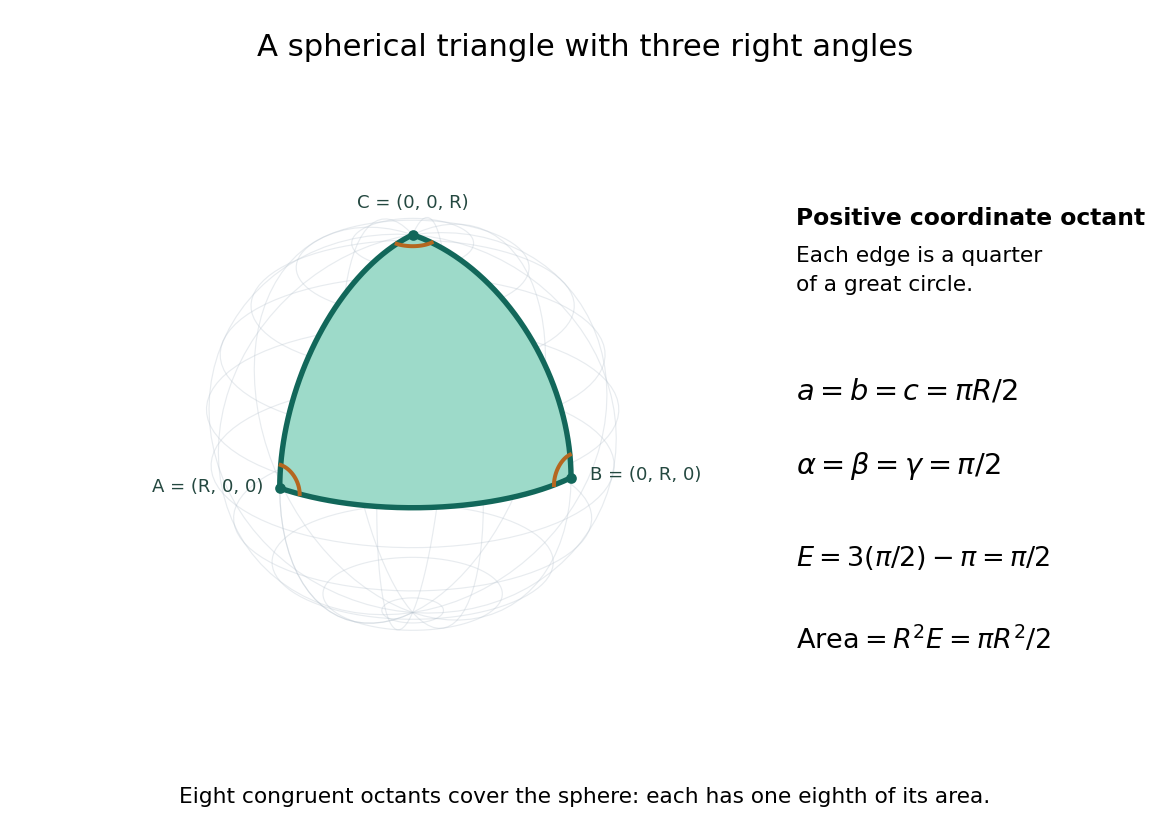

Write Python code to recreate this figure.
"""Draw a great-circle octant triangle; write an opaque PNG to the cwd.

Tested with Python 3.14, NumPy 2.3.5 and Matplotlib 3.10.7.
"""

from pathlib import Path

import matplotlib.pyplot as plt
import numpy as np


def main():
    vertices = np.eye(3)
    # The outgoing tangents at each vertex are the other two coordinate vectors.
    for i in range(3):
        j, k = [v for v in range(3) if v != i]
        assert np.isclose(np.dot(vertices[j], vertices[k]), 0)
    central_angles = np.arccos(vertices @ vertices.T)
    assert np.allclose(central_angles[np.triu_indices(3, 1)], np.pi / 2)
    excess = 3 * np.pi / 2 - np.pi
    assert np.isclose(excess, 4 * np.pi / 8)
    # Independently integrate sin(theta) dtheta dphi over the octant.
    theta_edges = np.linspace(0, np.pi / 2, 2001)
    theta_mid = (theta_edges[:-1] + theta_edges[1:]) / 2
    area = np.sum(np.sin(theta_mid) * np.diff(theta_edges)) * np.pi / 2
    assert np.isclose(area, np.pi / 2, rtol=1e-7)

    plt.rcParams.update({'font.size': 12})
    fig = plt.figure(figsize=(9, 6.4), facecolor='white')
    ax = fig.add_axes([.00, .08, .69, .80], projection='3d', computed_zorder=False)
    ax.set_facecolor('white')
    ax.set_proj_type('ortho')
    ax.view_init(elev=24, azim=40)
    ax.set_box_aspect((1, 1, 1), zoom=1.17)
    ax.set(xlim=(-1.12, 1.12), ylim=(-1.12, 1.12), zlim=(-1.12, 1.12))
    ax.set_axis_off()

    longitude = np.linspace(0, 2 * np.pi, 85)
    colatitude = np.linspace(0, np.pi, 43)
    phi, theta = np.meshgrid(longitude, colatitude)
    ax.plot_wireframe(np.sin(theta) * np.cos(phi), np.sin(theta) * np.sin(phi),
                      np.cos(theta), rstride=4, cstride=7, color='#b7c3ce', alpha=.32, lw=.65, zorder=1)
    phi, theta = np.meshgrid(np.linspace(0, np.pi / 2, 65), np.linspace(0, np.pi / 2, 65))
    ax.plot_surface(np.sin(theta) * np.cos(phi), np.sin(theta) * np.sin(phi),
                    np.cos(theta), color='#9ddac9', shade=False, alpha=1, linewidth=0,
                    rcount=65, ccount=65, antialiased=False, zorder=2)
    t = np.linspace(0, np.pi / 2, 200)
    for curve in [(np.cos(t), np.sin(t), np.zeros_like(t)),
                  (np.cos(t), np.zeros_like(t), np.sin(t)),
                  (np.zeros_like(t), np.cos(t), np.sin(t))]:
        assert np.allclose(np.sum(np.array(curve)**2, axis=0), 1)
        ax.plot(*curve, color='#12675a', lw=3, zorder=4)
    # Small angle arcs lie on the sphere between the two edge tangents.
    eps = .12
    arc_t = np.linspace(0, np.pi / 2, 40)
    for i in range(3):
        j, k = [v for v in range(3) if v != i]
        arc = (np.cos(eps) * vertices[i, :, None]
               + np.sin(eps) * (vertices[j, :, None] * np.cos(arc_t)
                               + vertices[k, :, None] * np.sin(arc_t)))
        ax.plot(*arc, color='#b56720', lw=2.2, zorder=5)
    labels = ['A = (R, 0, 0)', 'B = (0, R, 0)', 'C = (0, 0, R)']
    for vertex, label, align in zip(vertices, labels, ['right', 'left', 'center']):
        ax.scatter(*vertex, color='#12675a', s=24, depthshade=False, zorder=6)
        ax.text(*(1.12 * vertex), label, ha=align, va='bottom', fontsize=10,
                color='#244840', zorder=7)

    fig.suptitle('A spherical triangle with three right angles', fontsize=17, y=.96)
    fig.text(.68, .73, 'Positive coordinate octant', fontsize=13, weight='bold')
    fig.text(.68, .65, 'Each edge is a quarter\nof a great circle.', linespacing=1.6)
    fig.text(.68, .52, r'$a=b=c=\pi R/2$', fontsize=16)
    fig.text(.68, .43, r'$\alpha=\beta=\gamma=\pi/2$', fontsize=16)
    fig.text(.68, .32, r'$E=3(\pi/2)-\pi=\pi/2$', fontsize=15)
    fig.text(.68, .22, r'$\mathrm{Area}=R^2E=\pi R^2/2$', fontsize=15)
    fig.text(.5, .035, 'Eight congruent octants cover the sphere: each has one eighth of its area.',
             ha='center', fontsize=12)
    fig.savefig(Path.cwd() / 'spherical-triangle-octant.png', dpi=130, facecolor='white', transparent=False)
    plt.close(fig)


if __name__ == '__main__':
    main()
